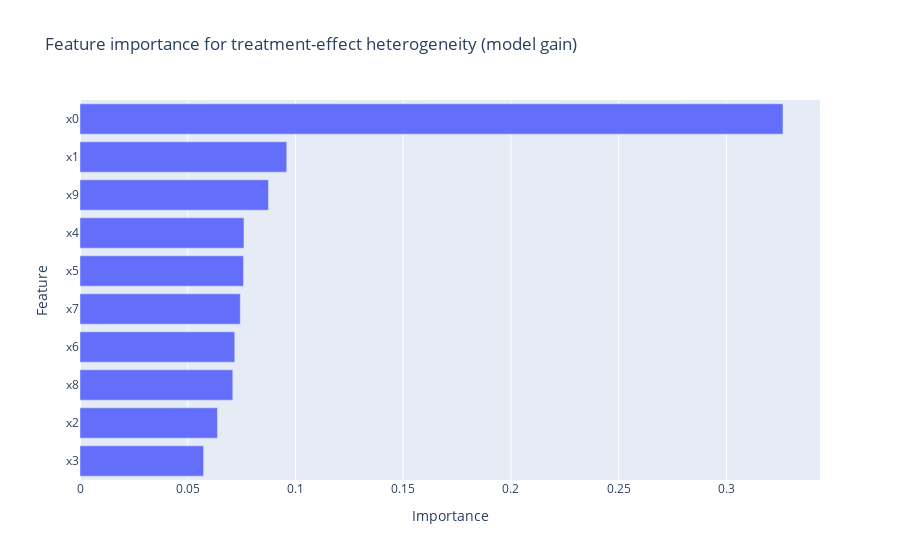
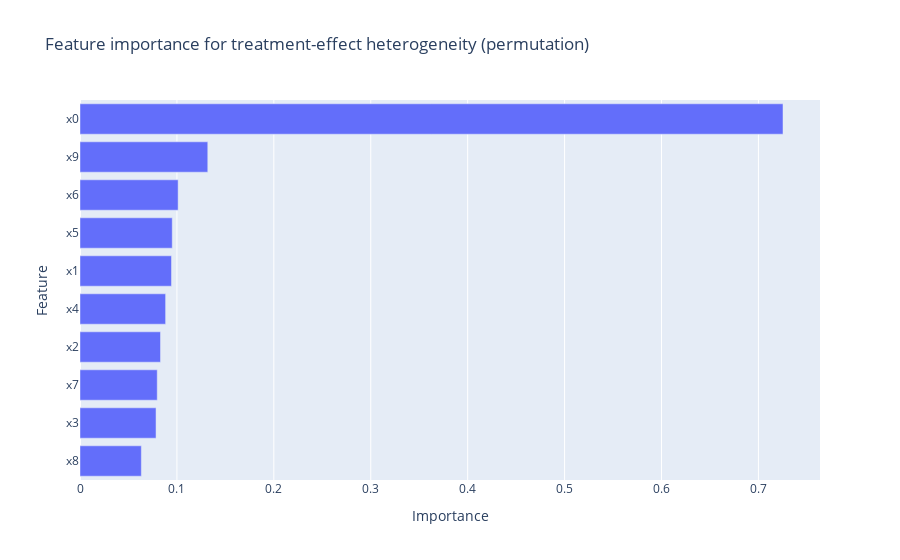
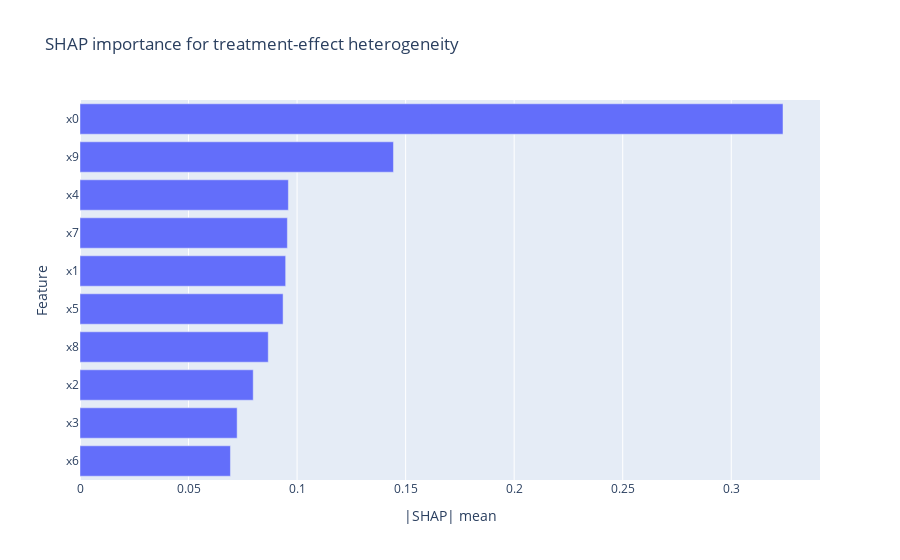

Notebook code cell kept with these figures, in order:
### Markdown cell above
## Step 2

### Code cell
# --- Step 2: What features drive heterogeneity? (Explain τ̂(x)) ---
# 0) Inputs from Step 1
features = [c for c in df.columns if c.startswith("x")]
X_feat   = df[features]
tau_hat  = ite_hat_xlearner  # from your X-Learner step
assert len(tau_hat) == len(X_feat), "tau_hat length mismatch"

# 1) Fit a model to explain τ̂(x)
hetero_model = XGBRegressor(
    n_estimators=300,
    max_depth=3,
    learning_rate=0.05,
    subsample=0.9,
    colsample_bytree=0.9,
    random_state=42
)
hetero_model.fit(X_feat, tau_hat)

# 2) Model-based (gain) importance
gain_imp = pd.Series(hetero_model.feature_importances_, index=features)\
            .sort_values(ascending=False)
fig = px.bar(
    gain_imp.reset_index().rename(columns={"index":"Feature", 0:"Importance"}),
    x="Importance", y="Feature", orientation="h",
    title="Feature importance for treatment-effect heterogeneity (model gain)"
)
fig.update_layout(yaxis=dict(autorange="reversed"))
fig.show()

# 3) Permutation importance (more robust)
perm = permutation_importance(
    hetero_model, X_feat, tau_hat, n_repeats=20, random_state=42
)
perm_imp = pd.Series(perm.importances_mean, index=features)\
             .sort_values(ascending=False)
fig = px.bar(
    perm_imp.reset_index().rename(columns={"index":"Feature", 0:"Importance"}),
    x="Importance", y="Feature", orientation="h",
    title="Feature importance for treatment-effect heterogeneity (permutation)"
)
fig.update_layout(yaxis=dict(autorange="reversed"))
fig.show()

# 4) (Optional) SHAP to see directionality & interactions
try:
    import shap
    shap_explainer = shap.TreeExplainer(hetero_model)
    shap_values = shap_explainer.shap_values(X_feat)

    # global ranking (mean |SHAP|)
    shap_imp = pd.Series(np.abs(shap_values).mean(axis=0), index=features)\
                 .sort_values(ascending=False)
    fig = px.bar(
        shap_imp.reset_index().rename(columns={"index":"Feature", 0:"|SHAP| mean"}),
        x="|SHAP| mean", y="Feature", orientation="h",
        title="SHAP importance for treatment-effect heterogeneity"
    )
    fig.update_layout(yaxis=dict(autorange="reversed"))
    fig.show()

except Exception as e:
    print("SHAP step skipped (install shap if needed):", e)

### Figure 1 — Plotly figure (JSON) as saved in the notebook; plotly's stock layout.template omitted (floating-point values rounded to 4 significant figures)
{"data": [{"hovertemplate": "Importance=%{x}<br>Feature=%{y}<extra></extra>", "legendgroup": "", "marker": {"color": "#636efa", "pattern": {"shape": ""}}, "name": "", "orientation": "h", "showlegend": false, "textposition": "auto", "type": "bar", "x": [0.3263, 0.09596, 0.08747, 0.0761, 0.07588, 0.0744, 0.07182, 0.07092, 0.06381, 0.05736], "xaxis": "x", "y": ["x0", "x1", "x9", "x4", "x5", "x7", "x6", "x8", "x2", "x3"], "yaxis": "y"}], "layout": {"barmode": "relative", "legend": {"tracegroupgap": 0}, "title": {"text": "Feature importance for treatment-effect heterogeneity (model gain)"}, "xaxis": {"anchor": "y", "domain": [0, 1], "title": {"text": "Importance"}}, "yaxis": {"anchor": "x", "autorange": "reversed", "domain": [0, 1], "title": {"text": "Feature"}}}}

### Figure 2 — Plotly figure (JSON) as saved in the notebook; plotly's stock layout.template omitted (floating-point values rounded to 4 significant figures)
{"data": [{"hovertemplate": "Importance=%{x}<br>Feature=%{y}<extra></extra>", "legendgroup": "", "marker": {"color": "#636efa", "pattern": {"shape": ""}}, "name": "", "orientation": "h", "showlegend": false, "textposition": "auto", "type": "bar", "x": [0.7254, 0.1318, 0.1013, 0.09518, 0.09439, 0.08834, 0.08307, 0.0797, 0.07846, 0.06329], "xaxis": "x", "y": ["x0", "x9", "x6", "x5", "x1", "x4", "x2", "x7", "x3", "x8"], "yaxis": "y"}], "layout": {"barmode": "relative", "legend": {"tracegroupgap": 0}, "title": {"text": "Feature importance for treatment-effect heterogeneity (permutation)"}, "xaxis": {"anchor": "y", "domain": [0, 1], "title": {"text": "Importance"}}, "yaxis": {"anchor": "x", "autorange": "reversed", "domain": [0, 1], "title": {"text": "Feature"}}}}

### Figure 3 — Plotly figure (JSON) as saved in the notebook; plotly's stock layout.template omitted (floating-point values rounded to 4 significant figures)
{"data": [{"hovertemplate": "|SHAP| mean=%{x}<br>Feature=%{y}<extra></extra>", "legendgroup": "", "marker": {"color": "#636efa", "pattern": {"shape": ""}}, "name": "", "orientation": "h", "showlegend": false, "textposition": "auto", "type": "bar", "x": [0.3238, 0.1444, 0.09599, 0.09552, 0.09474, 0.09356, 0.08672, 0.07979, 0.07239, 0.0693], "xaxis": "x", "y": ["x0", "x9", "x4", "x7", "x1", "x5", "x8", "x2", "x3", "x6"], "yaxis": "y"}], "layout": {"barmode": "relative", "legend": {"tracegroupgap": 0}, "title": {"text": "SHAP importance for treatment-effect heterogeneity"}, "xaxis": {"anchor": "y", "domain": [0, 1], "title": {"text": "|SHAP| mean"}}, "yaxis": {"anchor": "x", "autorange": "reversed", "domain": [0, 1], "title": {"text": "Feature"}}}}
